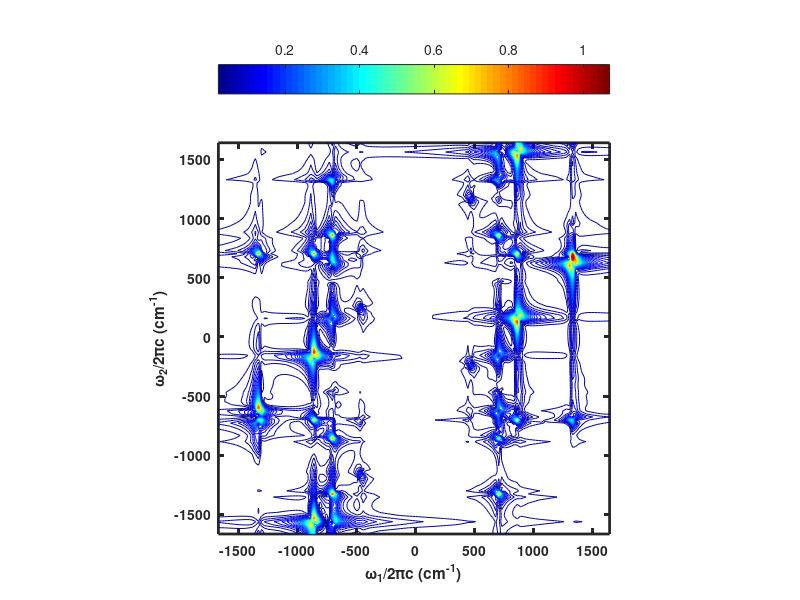
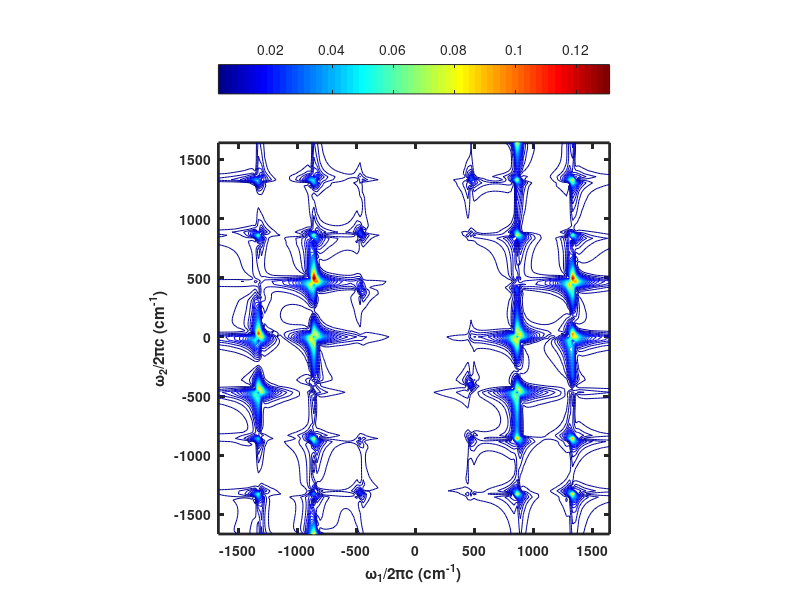
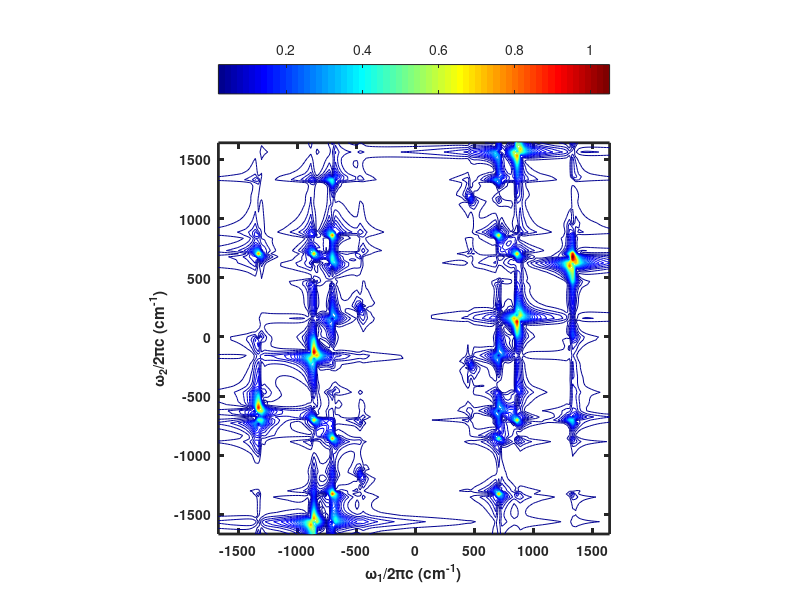
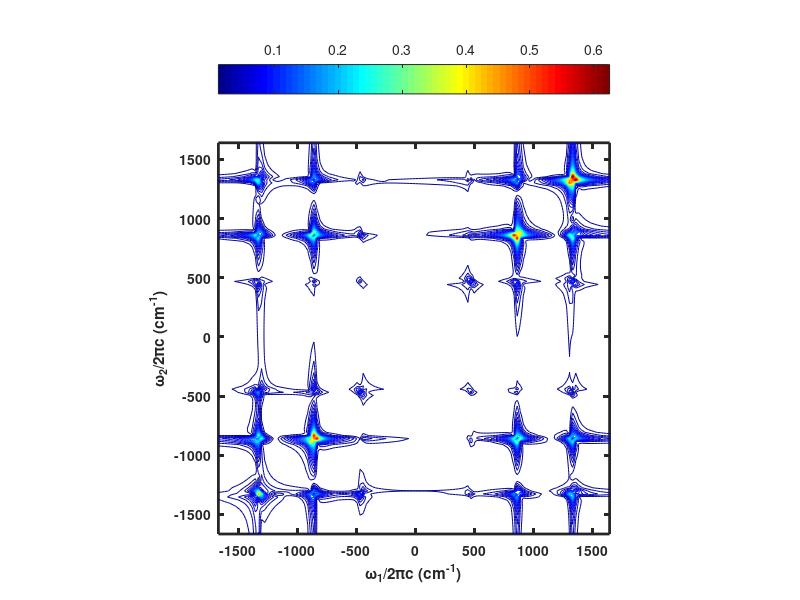

These figures' MATLAB source, in order:
% Load data from mat file
clear all
load Full2dRR

Cascade=Full_2dRR_OffRes_Cascade+Full_2dRR_Res_Cascade;
Direct=Full_2dRR_Res_Direct;
Full_Signal=Cascade+Direct;

dw=1/Full_2dRR_nt;c=3e-5;

      
    maxs=max(max(max(abs(real(Full_Signal(:,:,1))))));
    w=(-1/2:dw:(1/2-dw))/Full_2dRR_dts/c;
    figure;contour(w,w,abs(real(Full_2dRR_OffRes_Cascade(:,:,1)))/maxs,50);
    xlabel('\omega_1/2\pic (cm^{-1})');
    ylabel('\omega_2/2\pic (cm^{-1})');
    colormap jet;colorbar('Location','northoutside','fontsize',10);
    set(gca,'linewidth',2,'fontsize',10,'fontweight','bold');
    axis square;
    figure;contour(w,w,abs(real(Full_2dRR_Res_Cascade(:,:,1)))/maxs,50);
    xlabel('\omega_1/2\pic (cm^{-1})');
    ylabel('\omega_2/2\pic (cm^{-1})');
    colormap jet;colorbar('Location','northoutside','fontsize',10);
    set(gca,'linewidth',2,'fontsize',10,'fontweight','bold');
    axis square;
    figure;contour(w,w,abs(real(Cascade(:,:,1)))/maxs,50);
    xlabel('\omega_1/2\pic (cm^{-1})');
    ylabel('\omega_2/2\pic (cm^{-1})');
    colormap jet;colorbar('Location','northoutside','fontsize',10);
    set(gca,'linewidth',2,'fontsize',10,'fontweight','bold');
    axis square;
    
    figure;contour(w,w,abs(real(Direct(:,:,1)))/maxs,50);
    xlabel('\omega_1/2\pic (cm^{-1})');
    ylabel('\omega_2/2\pic (cm^{-1})');
    colormap jet;colorbar('Location','northoutside','fontsize',10);
    set(gca,'linewidth',2,'fontsize',10,'fontweight','bold');axis square;

    figure;contour(w,w,abs(real(Full_Signal(:,:,1)))/maxs,50);
    xlabel('\omega_1/2\pic (cm^{-1})');
    ylabel('\omega_2/2\pic (cm^{-1})');
    colormap jet;colorbar('Location','northoutside','fontsize',10);
    set(gca,'linewidth',2,'fontsize',10,'fontweight','bold');axis square;

